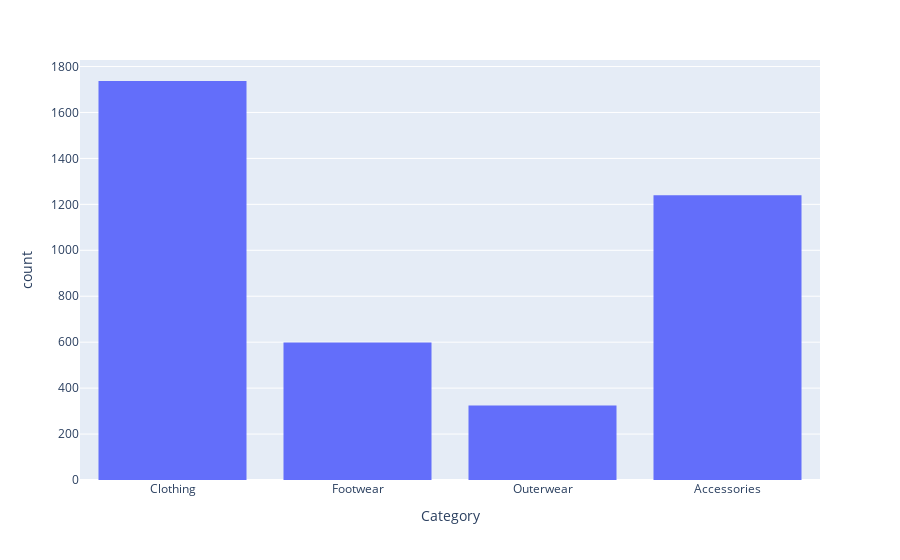

The code cell stored with this chart in its notebook:
### Code cell
px.histogram(df, x='Category')

### Figure 1 — Plotly figure (JSON) as saved in the notebook; plotly's stock layout.template omitted (floating-point values rounded to 4 significant figures; data arrays with more than 128 entries replaced by an {"elided": "..."} marker saying what was removed)
{"data": [{"alignmentgroup": "True", "bingroup": "x", "hovertemplate": "Category=%{x}<br>count=%{y}<extra></extra>", "legendgroup": "", "marker": {"color": "#636efa", "pattern": {"shape": ""}}, "name": "", "offsetgroup": "", "orientation": "v", "showlegend": false, "type": "histogram", "x": {"elided": "3900 str values"}, "xaxis": "x", "yaxis": "y"}], "layout": {"barmode": "relative", "legend": {"tracegroupgap": 0}, "margin": {"t": 60}, "xaxis": {"anchor": "y", "domain": [0, 1], "title": {"text": "Category"}}, "yaxis": {"anchor": "x", "domain": [0, 1], "title": {"text": "count"}}}}
